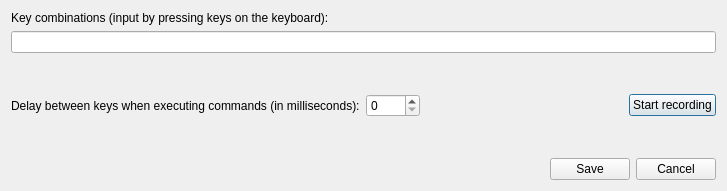
<?xml version="1.0" encoding="UTF-8"?>
<ui version="4.0">
 <class>KeyActionEditDialog</class>
 <widget class="QDialog" name="KeyActionEditDialog">
  <property name="geometry">
   <rect>
    <x>0</x>
    <y>0</y>
    <width>727</width>
    <height>191</height>
   </rect>
  </property>
  <property name="windowTitle">
   <string>Key Action Dialog</string>
  </property>
  <layout class="QGridLayout" name="gridLayout">
   <item row="2" column="0">
    <spacer name="verticalSpacer">
     <property name="orientation">
      <enum>Qt::Vertical</enum>
     </property>
     <property name="sizeHint" stdset="0">
      <size>
       <width>20</width>
       <height>40</height>
      </size>
     </property>
    </spacer>
   </item>
   <item row="5" column="0">
    <layout class="QHBoxLayout" name="horizontalLayout_3">
     <item>
      <spacer name="horizontalSpacer">
       <property name="orientation">
        <enum>Qt::Horizontal</enum>
       </property>
       <property name="sizeHint" stdset="0">
        <size>
         <width>40</width>
         <height>20</height>
        </size>
       </property>
      </spacer>
     </item>
     <item>
      <widget class="QPushButton" name="ok">
       <property name="text">
        <string>Save</string>
       </property>
       <property name="autoDefault">
        <bool>false</bool>
       </property>
      </widget>
     </item>
     <item>
      <widget class="QPushButton" name="cancel">
       <property name="text">
        <string>Cancel</string>
       </property>
       <property name="autoDefault">
        <bool>false</bool>
       </property>
      </widget>
     </item>
    </layout>
   </item>
   <item row="3" column="0">
    <layout class="QHBoxLayout" name="horizontalLayout_2">
     <item>
      <widget class="QLabel" name="label_2">
       <property name="text">
        <string>Delay between keys when executing commands (in milliseconds):</string>
       </property>
      </widget>
     </item>
     <item>
      <widget class="QSpinBox" name="sbDelay">
       <property name="minimumSize">
        <size>
         <width>0</width>
         <height>0</height>
        </size>
       </property>
       <property name="maximum">
        <number>9999</number>
       </property>
      </widget>
     </item>
     <item>
      <spacer name="horizontalSpacer_2">
       <property name="orientation">
        <enum>Qt::Horizontal</enum>
       </property>
       <property name="sizeHint" stdset="0">
        <size>
         <width>40</width>
         <height>20</height>
        </size>
       </property>
      </spacer>
     </item>
     <item>
      <widget class="QPushButton" name="recordingButton">
       <property name="text">
        <string>Start recording</string>
       </property>
      </widget>
     </item>
    </layout>
   </item>
   <item row="1" column="0">
    <layout class="QHBoxLayout" name="horizontalLayout">
     <item>
      <widget class="QLineEdit" name="keyEdit">
       <property name="enabled">
        <bool>true</bool>
       </property>
       <property name="readOnly">
        <bool>true</bool>
       </property>
      </widget>
     </item>
    </layout>
   </item>
   <item row="4" column="0">
    <spacer name="verticalSpacer_3">
     <property name="orientation">
      <enum>Qt::Vertical</enum>
     </property>
     <property name="sizeHint" stdset="0">
      <size>
       <width>20</width>
       <height>40</height>
      </size>
     </property>
    </spacer>
   </item>
   <item row="0" column="0">
    <widget class="QLabel" name="label">
     <property name="text">
      <string>Key combinations (input by pressing keys on the keyboard):</string>
     </property>
    </widget>
   </item>
  </layout>
 </widget>
 <resources/>
 <connections/>
</ui>
